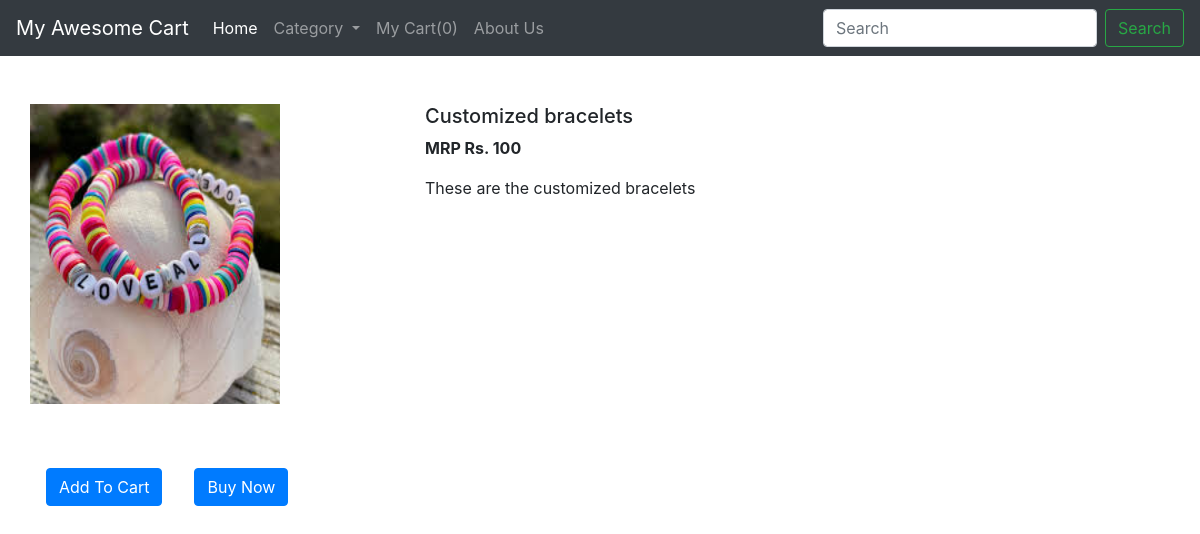
The page /shop/products/1/ on the database its author committed.
### shop/models.py (models this page shows, shortened)
class Product(models.Model):
    name = models.CharField(max_length=20)
    image = models.ImageField(upload_to='shop/images')
    description = models.TextField()
    published_on = models.DateField()
    price = models.IntegerField()
    category = models.ForeignKey(Category, on_delete=models.DO_NOTHING)

### shop/views.py (the view)
# urls.py: path('products/<int:id>/', views.product_view, name='Products'),
def product_view(request, id):
    try:
        product_obj = Product.objects.get(id=id)
        return render(request, 'shop/productView.html', {'product': product_obj})
    except Product.DoesNotExist:
        return HttpResponse('does not exist')

### shop/templates/shop/productView.html (shortened to what this page needs)
{% extends 'shop/basic.html' %}
{%block body%}
<div class="container">
    <div class="row">
    <div class="col-md-4">
    <div class="row my-5">
        <img src="/media/{{product.image}}" width="250px" height="300px">
    </div>
        <div class="row">
            <button id="p{{ i.id }}" class="btn btn-primary mx-3 my-3">Add To Cart</button>
            <a href="/shop/products/{{ i.id }}"><button id="v{{ i.id }}" class="btn btn-primary mx-3 my-3">Buy Now</button></a>
        </div>
        </div>
    <div class="col-md-8 my-5">
        <h5>{{product.name}}</h5>
        <p><b>MRP Rs. {{product.price}}</b></p>
        <p>{{product.description}}</p>
    </div>
</div>
</div>
{%endblock%}

### rows shown on the page
Product: image (picture), name "Customized bracelets", price "100", description "These are the customized bracelets"
